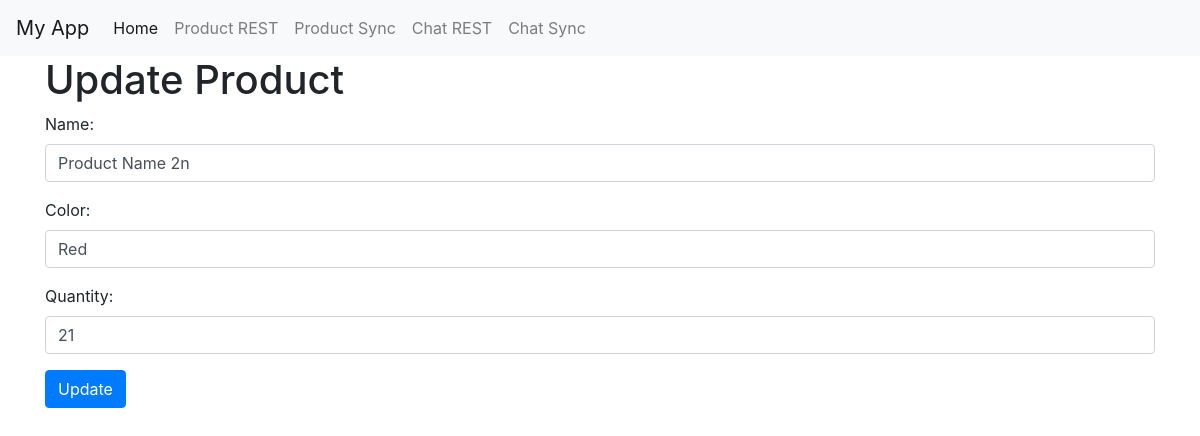
/update/2, run on an earlier commit of the app's database.
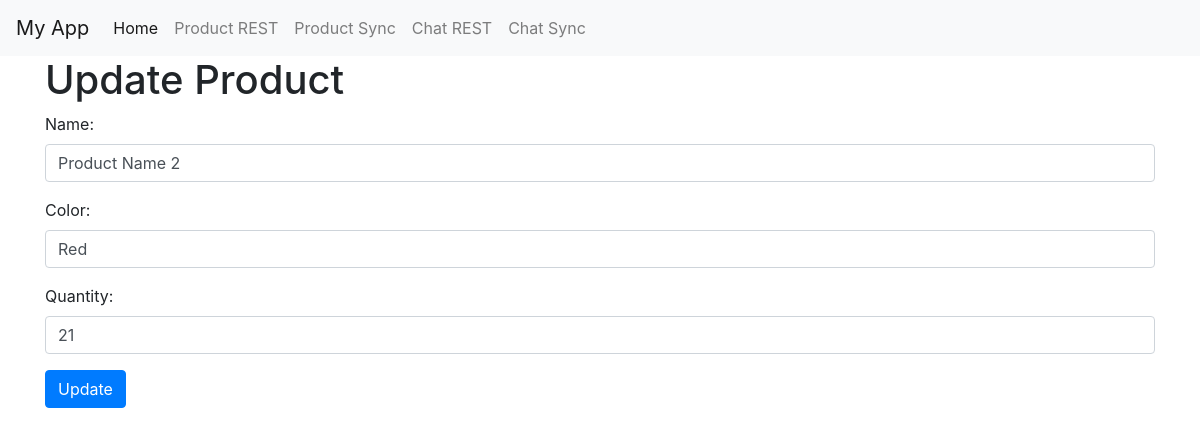
And on a later commit of the database.
### tables this page shows
CREATE TABLE Product
             (ID INTEGER PRIMARY KEY AUTOINCREMENT,
             Name TEXT NOT NULL,
             Color TEXT NOT NULL,
             Quantity INT NOT NULL);

### app.py (the view)
@app.route('/update/<int:id>', methods=['GET', 'POST'])
def update(id):
    if request.method == 'POST':
        name = request.form['name']
        color = request.form['color']
        quantity = request.form['quantity']
        conn = sqlite3.connect('database.db')
        c = conn.cursor()
        c.execute('UPDATE product SET name=?, color=?, quantity=? WHERE id=?', (name, color, quantity, id))
        conn.commit()
        conn.close()
        return redirect('/product')
    else:
        conn = sqlite3.connect('database.db')
        c = conn.cursor()
        c.execute('SELECT * FROM Product WHERE id=?', (id,))
        product = c.fetchone()
        conn.close()
        return render_template('update.html', product=product)

### templates/update.html (shortened to what this page needs)
{% extends 'base.html' %}
{% block content %}
    <h1>Update Product</h1>
    <form method="POST" action="/update/{{ product[0] }}">
        <div class="form-group">
            <label for="name">Name:</label>
            <input type="text" class="form-control" id="name" name="name" value="{{ product[1] }}" required>
        </div>
        <div class="form-group">
            <label for="color">Color:</label>
            <input type="text" class="form-control" id="color" name="color" value="{{ product[2] }}" required>
        </div>
        <div class="form-group">
            <label for="quantity">Quantity:</label>
            <input type="number" class="form-control" id="quantity" name="quantity" value="{{ product[3] }}" required>
        </div>
        <button type="submit" class="btn btn-primary">Update</button>
    </form>
{% endblock %}

What changed in the data, as far as the page shows it:
changed Product "Red": name "Product Name 2n" → "Product Name 2"
